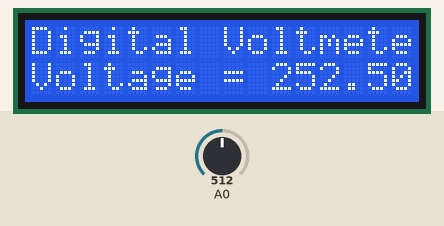
A sketch run on a simulated Arduino Uno, built with avr-gcc and run on an emulated ATmega328P. Shown: 16×2 character LCD. The test bench sets the inputs (shaded band); at power-on: A0 = 512. What the sketch prints to the serial monitor is not drawn.

Above: at 1.2 s.
1.3 s: A0 set to 716
At 3.2 s:
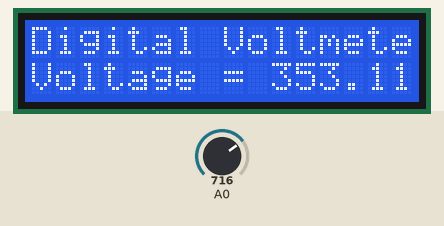
3.5 s: A0 set to 900
At 5.2 s:
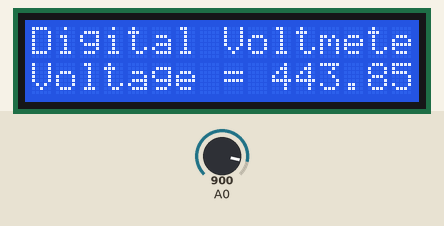
5.5 s: A0 set to 1023
At 7.0 s:
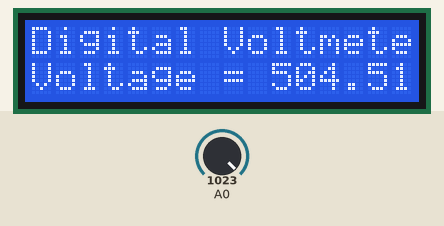
Timing chart, 0 to 8.5 s (numbered marks = the images above; inputs shaded):
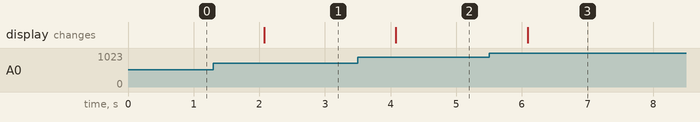

The sketch:

digital_voltmeter.ino
```cpp
#include<LiquidCrystal.h>

LiquidCrystal lcd(7, 6, 5, 4, 3, 2);

float input_voltage = 0.0;
float temp = 0.0;
float r1 = 1000000.0;
float r2 = 10000.0;

void setup() {
  Serial.begin(9600);
  lcd.begin(16, 2);
  lcd.print("Digital Voltmeter");
}

void loop() {
  float analog_value = analogRead(A0);
  temp = (analog_value * 5.0) / 1024.0;
  input_voltage = temp / (r2 / (r1 + r2));

  if (input_voltage < 0.1) {
    input_voltage = 0.0;
  }
  Serial.print("V = ");
  Serial.println(input_voltage);
  lcd.setCursor(0, 1);
  lcd.print("Voltage = ");
  lcd.print(input_voltage);
  delay(1000);
}
```

Measured:
- after the input at 1.3 s, the display: changes after 0.77 s (image 1)
- after the input at 3.5 s, the display: changes after 0.58 s (image 2)
- after the input at 5.5 s, the display: changes after 0.59 s (image 3)
